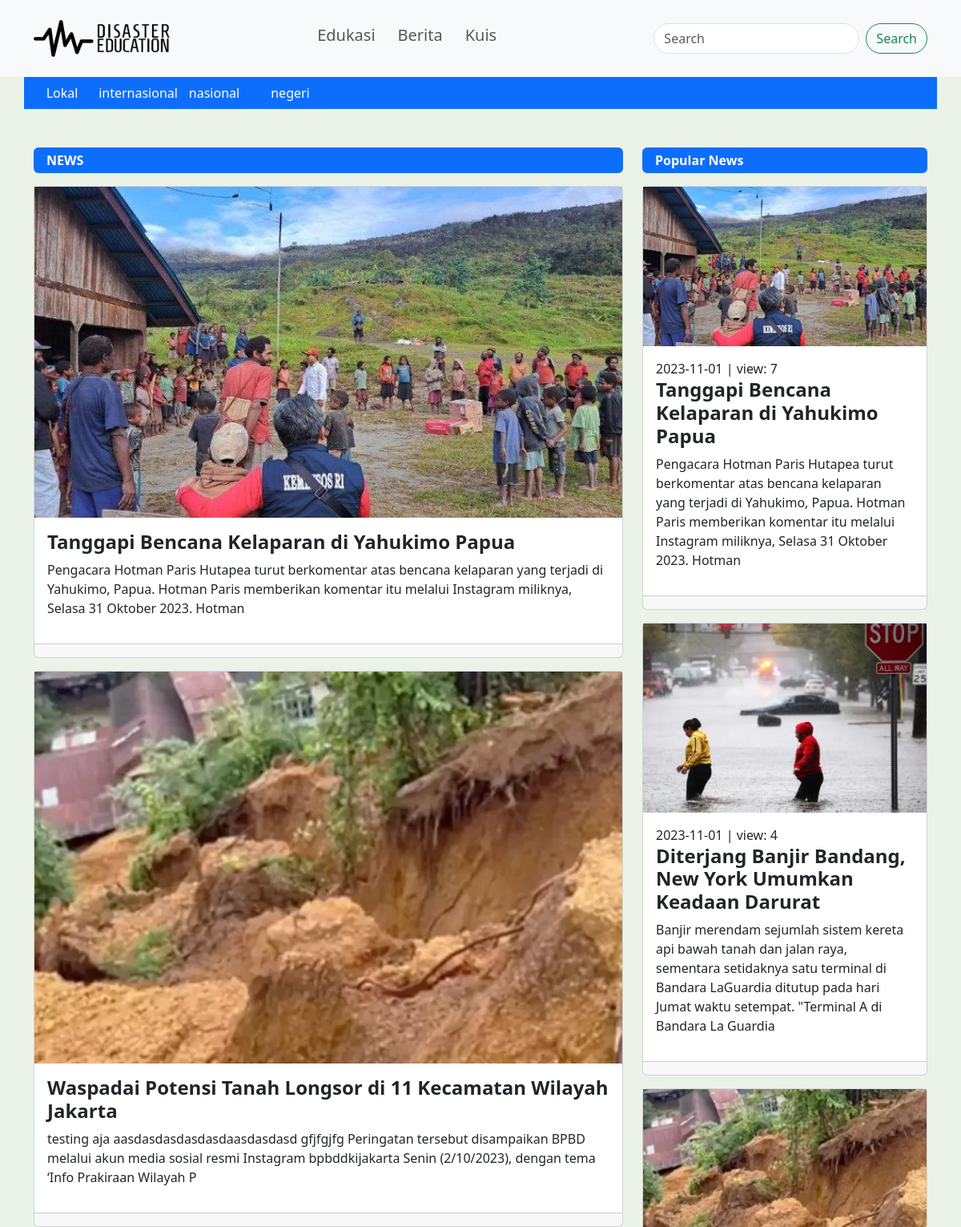
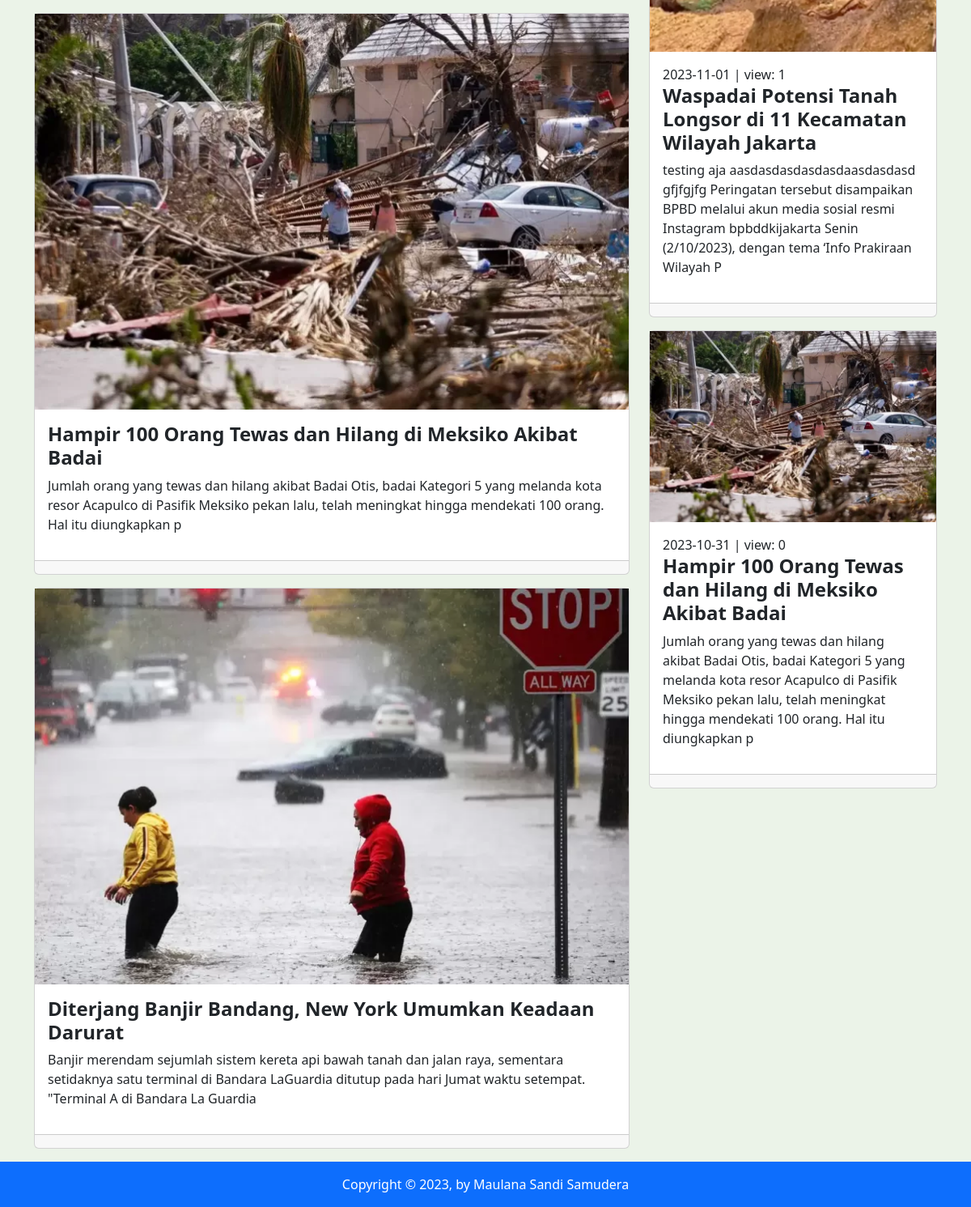
Page /berita.php on the committed database (2 pictures, top to bottom).
### tables this page shows
CREATE TABLE `tb_kategori` (
  `id_kategori` int(10) NOT NULL,
  `kategori` varchar(200) NOT NULL,
  `alias` varchar(100) NOT NULL,
  `terbit` varchar(10) NOT NULL
);

CREATE TABLE `tb_berita` (
  `id_berita` int(50) NOT NULL,
  `judul` varchar(300) NOT NULL,
  `isi` text NOT NULL,
  `kategori` varchar(50) NOT NULL,
  `gambar` varchar(255) NOT NULL,
  `teks` varchar(255) NOT NULL,
  `tanggal` datetime NOT NULL DEFAULT '0000-00-00 00:00:00' ON UPDATE current_timestamp(),
  `view` bigint(10) NOT NULL,
  `author` varchar(50) NOT NULL,
  `post_type` varchar(50) NOT NULL,
  `terbit` varchar(10) NOT NULL
);

### berita.php (the view, shortened to what this page needs)
<?php
include 'admin/koneksi/koneksi.php';
?>
<!doctype html>
<html lang="en">
<head>
    <link href="https://cdn.jsdelivr.net/npm/bootstrap@5.3.2/dist/css/bootstrap.min.css" rel="stylesheet"
>
    <link rel="stylesheet" href="src/css/style.css">
</head>
<body>
    <nav class="navbar navbar-expand-lg sticky-top bg-body-tertiary">
        <div class="container py-3">
            <div class="collapse navbar-collapse d-flex justify-content-between" id="navbarSupportedContent">
                <img src="src/img/de_logo.png" width="170" alt="">
                <div class="row">
                    <div class="col navbar-nav">
                        <a class="nav-link" aria-current="page" href="index.php">
                            <h5>Edukasi</h5>
                        </a>
                    </div>
                    <div class="col navbar-nav">
                        <a class="nav-link" aria-current="page" href="berita.php">
                            <h5>Berita</h5>
                        </a>
                    </div>
                    <div class="col navbar-nav">
                        <a class="nav-link" aria-current="page" href="quiz.php">
                            <h5>Kuis</h5>
                        </a>
                    </div>
                </div>
                <form class="d-flex" role="search">
                    <input class="form-control me-2 rounded-pill" type="search" placeholder="Search"
                        aria-label="Search">
                    <button class="btn btn-outline-success rounded-pill" type="submit">Search</button>
                </form>
            </div>
        </div>
    </nav>
    <div class="container">
        <div class="row bg-primary py-2">
            <?php
            $menu = mysqli_query($conn, "SELECT * FROM tb_kategori WHERE terbit = '1' ORDER BY id_kategori ASC");
            while ($row = mysqli_fetch_array($menu)):
                $kategori = $row['kategori'];
                ?>
                <div class="col-sm-1 d-flex justify-content-center">
                    <a href="#" class="text-white" style="text-decoration:none">
                        <?= $kategori ?>
                    </a>
                </div>
                <?php
            endwhile;
            ?>
        </div>
    </div>
    <div class="container mt-5">
        <div class="row">
            <div class="col-md-8">
                <div class="bg-primary text-white py-1 rounded">
                    <div class="ms-3">
                        <strong>NEWS</strong>
                    </div>
                </div>
                <?php
                $sql = mysqli_query($conn, "SELECT * FROM tb_berita WHERE terbit = '1' ORDER BY id_berita DESC LIMIT 0,10");
                while ($row = mysqli_fetch_array($sql)):
                    extract($row);
                    $id_berita = $row["id_berita"];
                    $judul = $row['judul'];
                    $isi = $row['isi'];
                    $gambar = $row['gambar'];
                    $tanggal = $row['tanggal'];
                    $view = $row['view'];
                    ?>
                    <a href="isi-berita.php?aksi=klik&id=<?= $id_berita ?>" style="text-decoration:none">
                        <div class="card my-3">
                            <img src="src/img/<?= $gambar ?>" alt="">
                            <div class="card-body">
                                <h4><strong>
                                        <?= $judul ?>
                                    </strong></h4>
                                <p>
                                    <?= substr(strip_tags($isi), 0, 200) ?>
                                </p>
                            </div>
                            <div class="card-footer">
                            </div>
                        </div>
                    </a>
                    <?php
                endwhile;
                ?>
            </div>
            <div class="col-md-4">
                <div class="bg-primary text-white py-1 rounded">
                    <div class="ms-3">
                        <strong>Popular News</strong>
                    </div>
                </div>
                <?php
                    $pop = mysqli_query($conn, "SELECT * FROM tb_berita WHERE terbit = '1' ORDER BY view DESC LIMIT 0,10");
                    while ($run = mysqli_fetch_array($pop)):
                        extract($run);
                ?>
                    <a href="isi-berita.php?aksi=klik&id=<?= $id_berita ?>" style="text-decoration:none">
                        <div class="card my-3">
                            <img src="src/img/<?= $gambar ?>" alt="">
                            <div class="card-body">
                                <span><?= substr($tanggal, 0,10) ?> | view: <?= $view ?></span>
                                <h4><strong>
                                        <?= $judul ?>
                                    </strong></h4>
                                <p>
                                    <?= substr(strip_tags($isi), 0, 200) ?>
                                </p>
                            </div>
                            <div class="card-footer">
                            </div>
                        </div>
                    </a>
                <?php
                    endwhile;
                ?>
            </div>
        </div>
    </div>
    <footer>
        <div class="container-fluid bg-primary">
            <div class="row text-center text-white">
                <p class="mt-3">Copyright &copy; 2023, by Maulana Sandi Samudera</p>
            </div>
        </div>
    </footer>
</body>
</html>

### src/css/style.css (style rules this page uses)
body { background-color: #EBF3E8; }

### rows in the picture
tb_kategori: kategori "Lokal"
tb_kategori: kategori "internasional"
tb_kategori: kategori "nasional"
tb_kategori: kategori "negeri"
tb_berita: gambar (picture), judul "Tanggapi Bencana Kelaparan di Yahukimo Papua", isi "Pengacara Hotman Paris Hutapea turut berkomentar atas bencana kelaparan yang terjadi di Yahukimo, Papua. Hotman Paris memberikan komentar itu melalui Instagram miliknya, Selasa 31 Oktober 2023. Hotman", tanggal "2023-11-01", view "7"
tb_berita: gambar (picture), judul "Waspadai Potensi Tanah Longsor di 11 Kecamatan Wilayah Jakarta", isi "testing aja aasdasdasdasdasdaasdasdasd gfjfgjfg Peringatan tersebut disampaikan BPBD melalui akun media sosial resmi Instagram bpbddkijakarta Senin (2/10/2023), dengan tema ‘Info Prakiraan Wilayah P", tanggal "2023-11-01", view "1"
tb_berita: gambar (picture), judul "Hampir 100 Orang Tewas dan Hilang di Meksiko Akibat Badai", isi "Jumlah orang yang tewas dan hilang akibat Badai Otis, badai Kategori 5 yang melanda kota resor Acapulco di Pasifik Meksiko pekan lalu, telah meningkat hingga mendekati 100 orang. Hal itu diungkapkan p", tanggal "2023-10-31", view "0"
tb_berita: gambar (picture), judul "Diterjang Banjir Bandang, New York Umumkan Keadaan Darurat", isi "Banjir merendam sejumlah sistem kereta api bawah tanah dan jalan raya, sementara setidaknya satu terminal di Bandara LaGuardia ditutup pada hari Jumat waktu setempat. \"Terminal A di Bandara La Guardia", tanggal "2023-11-01", view "4"
